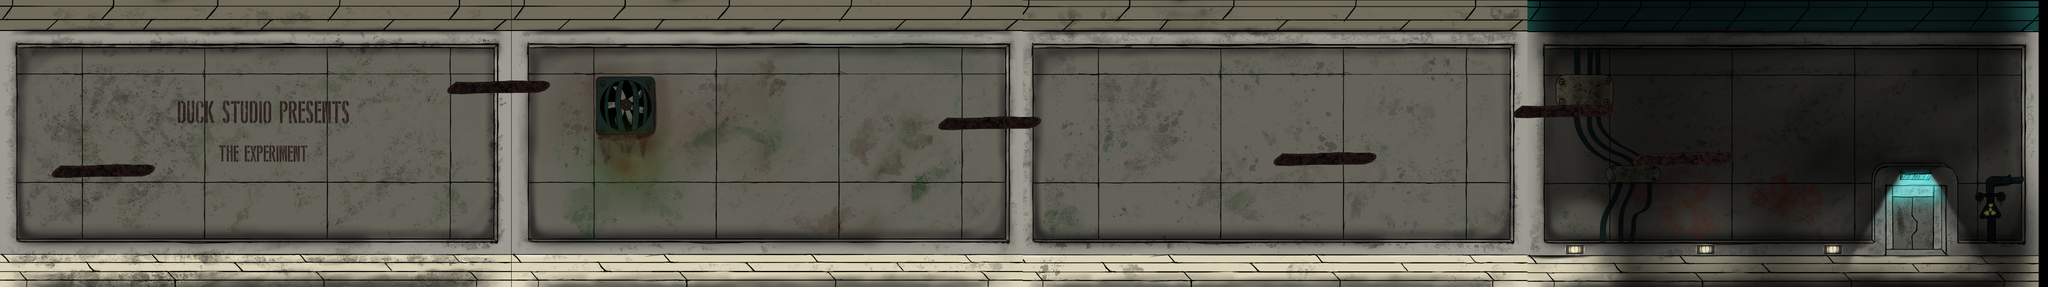

This game map was drawn from its Tiled (.tmx) file and the tilesets committed beside it. A one-line description and the trimmed map source follow:
An orthogonal 171x24 tile map with 32x32 px tiles, 1 tile layer (Tile Layer 1), 2 tilesets, 4 image layers and 13 objects (5x Coin, 4x SpikedWall, 2x Syringe, Win, Player).

<map version="1.8" tiledversion="1.8.0" orientation="orthogonal" renderorder="right-down" width="171" height="24" tilewidth="32" tileheight="32" infinite="0" nextlayerid="12" nextobjectid="23">
 <tileset firstgid="1" name="P1Photoshop" tilewidth="288" tileheight="44" tilecount="1" columns="1">
  <image source="P1Photoshop.png" width="288" height="44" />
 </tileset>
 <tileset firstgid="2" name="empty" tilewidth="32" tileheight="32" tilecount="1" columns="1">
  <image source="empty.png" width="48" height="48" />
 </tileset>
 <imagelayer id="8" name="Background" offsetx="4081.82" offsety="3.0303">
  <image source="BG-05.png" width="1366" height="768" />
 </imagelayer>
 <imagelayer id="9" name="Copy of Background" offsetx="2715.12" offsety="1.24242">
  <image source="BG-03.png" width="1366" height="768" />
 </imagelayer>
 <imagelayer id="10" name="Copy of Copy of Background" offsetx="1367" offsety="0">
  <image source="BG-02.png" width="1366" height="768" />
 </imagelayer>
 <imagelayer id="11" name="Copy of Copy of Copy of Background">
  <image source="BG-01.png" width="1366" height="768" />
 </imagelayer>
 <layer id="1" name="Tile Layer 1" width="171" height="24">
  <data>[4104 cells, 393 non-empty, 2 distinct tile ids]</data>
 </layer>
 <objectgroup id="2" name="Win">
  <object id="11" name="Win" type="Win" x="4972.73" y="57.5756" width="290.909" height="609.09" />
 </objectgroup>
 <objectgroup id="3" name="Enemy">
  <object id="19" name="SpikedWall" type="SpikedWall" x="1460.61" y="166.667" width="160.606" height="293.939" />
  <object id="20" name="SpikedWall" type="SpikedWall" x="2377.27" y="377.273" width="160.606" height="293.939" />
  <object id="21" name="SpikedWall" type="SpikedWall" x="3301.52" y="89.3941" width="160.606" height="293.939" />
  <object id="22" name="SpikedWall" type="SpikedWall" x="4298.48" y="131.818" width="160.606" height="293.939" />
 </objectgroup>
 <objectgroup id="4" name="Coin">
  <object id="8" name="Coin" type="Coin" x="2704.55" y="237.879" width="96" height="96">
   <properties>
    <property name="coinType" value="bronze" />
   </properties>
  </object>
  <object id="9" name="Coin" type="Coin" x="1262.12" y="128.788" width="96" height="96">
   <properties>
    <property name="coinType" value="silver" />
   </properties>
  </object>
  <object id="13" name="Coin" type="Coin" x="2156.06" y="589.394" width="96" height="96">
   <properties>
    <property name="coinType" value="gold" />
   </properties>
  </object>
  <object id="16" name="Coin" type="Coin" x="3783.33" y="559.091" width="96" height="96">
   <properties>
    <property name="coinType" value="silver" />
   </properties>
  </object>
  <object id="17" name="Coin" type="Coin" x="4168.18" y="210.606" width="96" height="96">
   <properties>
    <property name="coinType" value="bronze" />
   </properties>
  </object>
 </objectgroup>
 <objectgroup id="5" name="Powerups">
  <object id="10" name="Syringe" type="Syringe" x="524.242" y="296.97" width="172.727" height="87.8788" />
  <object id="18" name="Syringe" type="Syringe" x="3480.3" y="307.576" width="172.727" height="87.8788" />
 </objectgroup>
 <objectgroup id="6" name="Player">
  <object id="1" name="Player" type="Player" x="209.091" y="333.333" width="96" height="96" />
 </objectgroup>
</map>
